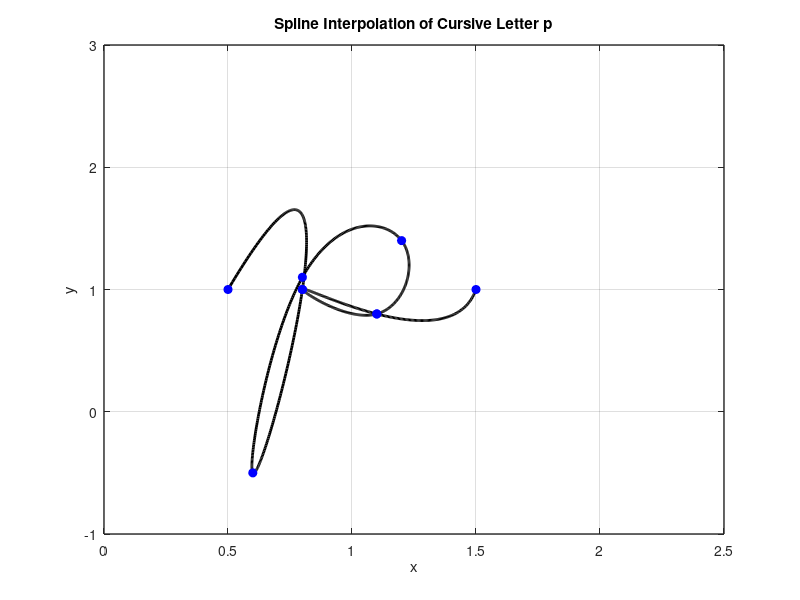

Reproduce this figure in MATLAB.
x = [0.5 0.8 0.6 0.8 1.2 1.1 0.8 1.1 1.5];
y = [1 1 -0.5 1.1 1.4 0.8 1 0.8 1];

n = length(x);
t = 0:n-1; % Parametric coordinate t
tt = 0:0.01:n-1; % More dense coordinate tt for spline interpolation

% Compute spline interpolation
xx = spline(t, x, tt);
yy = spline(t, y, tt);

% Plot settings
figure(1)
plot(xx, yy, 'k', 'LineWidth', 2) % plot spline
hold on
plot(x, y, 'bo', 'MarkerFaceColor', 'b') % plot data points
axis([0 2.5 -1 3])
grid on
title('Spline Interpolation of Cursive Letter p')
xlabel('x')
ylabel('y')
set(gca, 'FontSize', 10, 'LineWidth', 1)
grid on